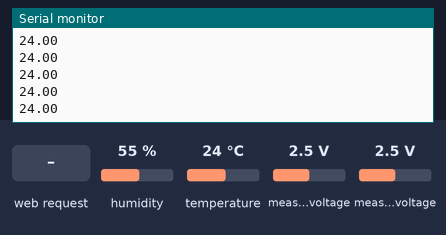
This sketch was run on a simulated ESP8266 (NodeMCU). Shown: the last lines printed to the serial monitor. The test bench sets the inputs (shaded band); at power-on: temperature 24 °C, humidity 55 %, measured voltage 2.5 V. WiFi joins after 1.5 s; servers stay silent unless stated; storage starts empty.

Above: at 3.2 s.
3.3 s: temperature set to 12 °C
At 4.6 s:
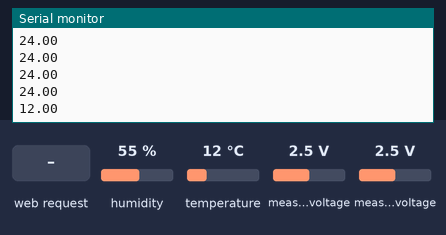
4.8 s: HTTP request GET /moisture received
6.3 s: temperature set to 19 °C
At 6.34 s:
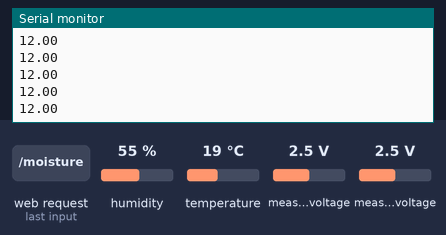
Timing chart, 0 to 9.3 s (numbered marks = the images above; inputs shaded):
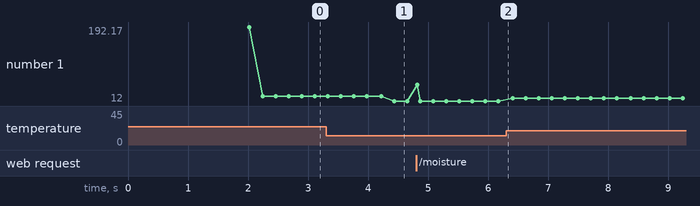

Measured:
- after the input at 3.3 s, the serial monitor: prints a new line after 1.1 s (image 1)
- plotted number 1: 24 → 12 after the input at 3.3 s, 12 → 19 after the input at 6.3 s

The sketch:

Nodemcu_field_device.ino
```cpp
#ifdef ESP32
  #include <WiFi.h>
  #include <ESPAsyncWebServer.h>
  #include <SPIFFS.h>
#else
  #include <Arduino.h>
  #include <ESP8266WiFi.h>
  #include <Hash.h>
  #include <ESPAsyncTCP.h>
  #include <ESPAsyncWebServer.h>
  #include <FS.h>
#endif
#include <Adafruit_Sensor.h>
#include <DHT.h>
#include <DHT_U.h>
#include <Adafruit_ADS1X15.h>

Adafruit_ADS1115 ads;
DHT dht(D3, DHT11);

float b=0.0;
float c=0.0;
float adc0, adc1;


// Replace with your network credentials
const char* ssid = "your wifi name";
const char* password = "your password";

// Create AsyncWebServer object on port 80
AsyncWebServer server(80);
//for fixed IP
//put your router and IP information here to get a fixed IP
IPAddress local_IP(192, 168, 0, 28);
IPAddress gateway(192, 168, 0, 1);
IPAddress subnet(255, 255, 255, 0);

String readrain(){
  float a= ((27250-adc1)/27250)*100;
  return String(a);
}

String readtemperature() {
  // Read temperature as Celsius (the default)
     float t=b;
    return String(t);
  }

String readhumidity() {
    float h=c;
    return String(h);
}
String readmoisture() {
   float p= ((27250-adc0)/27250)*100;
  Serial.println(p);
    return String(p);
}

void setup(){
  // Serial port for debugging purposes
  Serial.begin(115200);
  dht.begin();
  ads.begin();


  // Initialize SPIFFS
  if(!SPIFFS.begin()){
    Serial.println("An Error has occurred while mounting SPIFFS");
    return;
  }
  //for fixed IP
   if (!WiFi.config(local_IP, gateway, subnet)) {
    Serial.println("STA Failed to configure");
  }


  // Connect to Wi-Fi
  WiFi.begin(ssid, password);
  while (WiFi.status() != WL_CONNECTED) {
    delay(1000);
    Serial.println("Connecting to WiFi..");
  }

  // Print ESP Local IP Address
  Serial.println(WiFi.localIP());

  // Route for root / web page
  server.on("/", HTTP_GET, [](AsyncWebServerRequest *request){
    request->send(SPIFFS, "/webpage.html");
  });
  server.on("/temperature", HTTP_GET, [](AsyncWebServerRequest *request){
    request->send_P(200, "text/plain", readtemperature().c_str());
  });
  server.on("/humidity", HTTP_GET, [](AsyncWebServerRequest *request){
    request->send_P(200, "text/plain", readhumidity().c_str());
  });
    server.on("/moisture", HTTP_GET, [](AsyncWebServerRequest *request){
    request->send_P(200, "text/plain", readmoisture().c_str());
  });
      server.on("/rain", HTTP_GET, [](AsyncWebServerRequest *request){
    request->send_P(200, "text/plain", readrain().c_str());
  });


  // Start server
  server.begin();
}

void loop(){
  delay(100);
   b=dht.readTemperature();
   delay(100);
   c=dht.readHumidity();
   Serial.println(b);
  adc0 = ads.readADC_SingleEnded(0);
  adc1 = ads.readADC_SingleEnded(1);
}
```
